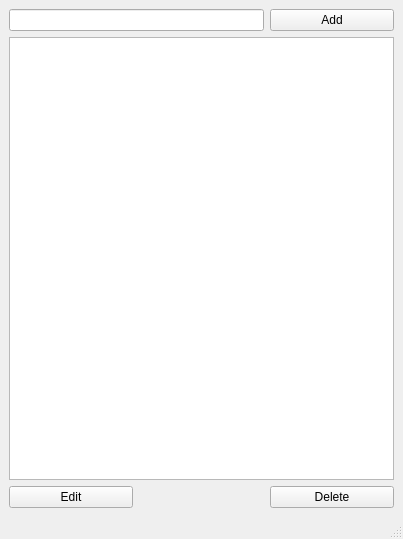
<?xml version="1.0" encoding="UTF-8"?>
<ui version="4.0">
 <class>MainWindow</class>
 <widget class="QMainWindow" name="MainWindow">
  <property name="geometry">
   <rect>
    <x>0</x>
    <y>0</y>
    <width>403</width>
    <height>539</height>
   </rect>
  </property>
  <property name="windowTitle">
   <string>Todo List</string>
  </property>
  <widget class="QWidget" name="centralwidget">
   <layout class="QGridLayout" name="gridLayout">
    <item row="0" column="0" colspan="2">
     <widget class="QLineEdit" name="todo_text"/>
    </item>
    <item row="0" column="2">
     <widget class="QPushButton" name="add_todo">
      <property name="text">
       <string>Add</string>
      </property>
     </widget>
    </item>
    <item row="1" column="0" colspan="3">
     <widget class="QListView" name="todo_list"/>
    </item>
    <item row="2" column="2">
     <widget class="QPushButton" name="delete_todo">
      <property name="text">
       <string>Delete</string>
      </property>
     </widget>
    </item>
    <item row="2" column="0">
     <widget class="QPushButton" name="edit_todo">
      <property name="text">
       <string>Edit</string>
      </property>
     </widget>
    </item>
   </layout>
  </widget>
  <widget class="QMenuBar" name="menubar">
   <property name="geometry">
    <rect>
     <x>0</x>
     <y>0</y>
     <width>403</width>
     <height>26</height>
    </rect>
   </property>
  </widget>
  <widget class="QStatusBar" name="statusbar"/>
 </widget>
 <resources/>
 <connections/>
</ui>
